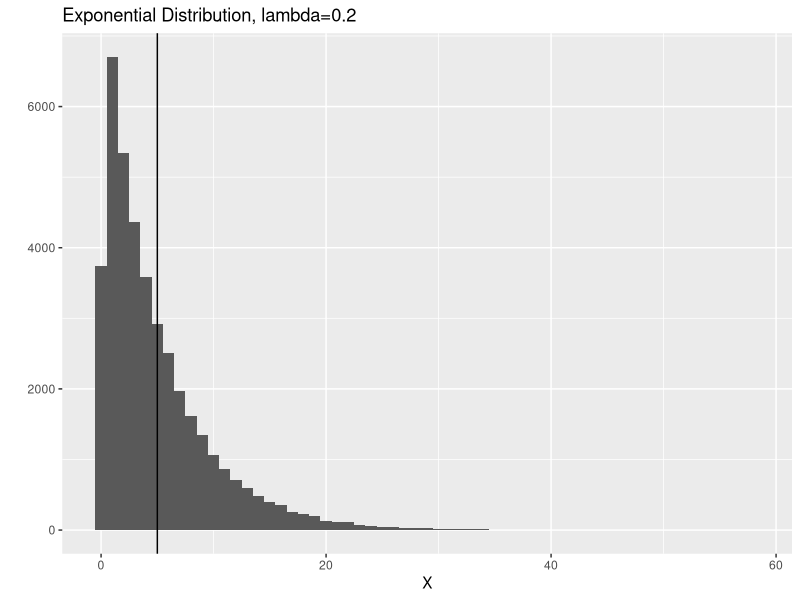
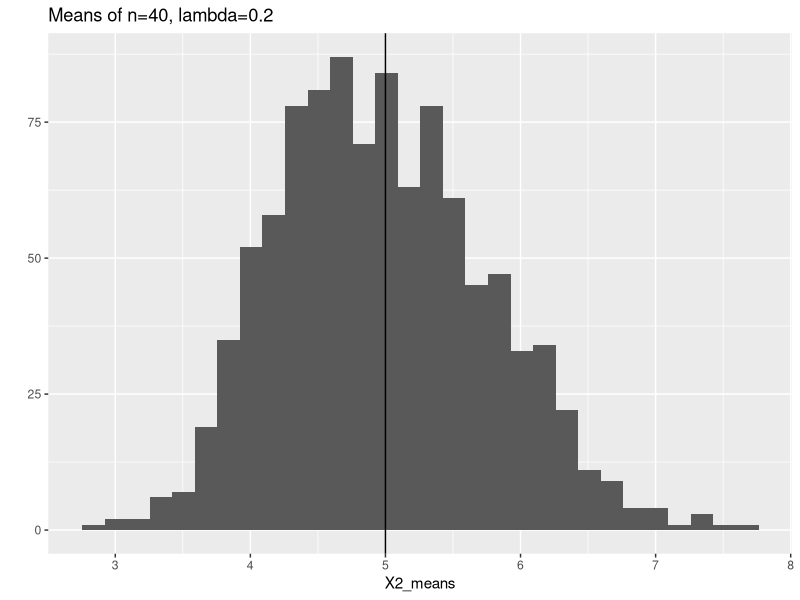

The R source for these figures, in order:
## ---- chunk 1
n <- 40
lambda <- 0.2

# our expected mean and standard deviation
mu <- 1/lambda
sigma <- 1/lambda
## ---- chunk 2
library("ggplot2")
# 1,000 simulations
num.sims <- 1000
X <- rexp(n*num.sims,lambda)
p<-qplot(X,geom=c("histogram"),binwidth=1, main="Exponential Distribution, lambda=0.2") + geom_vline(aes(xintercept=1/lambda))
print(p)
## ---- chunk 3
print(Xbar<-mean(X))
## ---- chunk 4
sd(X)
## ---- chunk 5
X2 <- matrix(X,nrow=num.sims)
X2_means <- apply(X2,1,mean)
#hist(X_means,breaks=50, main ="Means of sample size 40")
p<-qplot(X2_means,geom=c("histogram"),
        main="Means of n=40, lambda=0.2") + 
        geom_vline(aes(xintercept=1/lambda))
print(p)
## ---- chunk 6
std.err = sigma/sqrt(n)
## ---- chunk 7
sd(X2_means)
